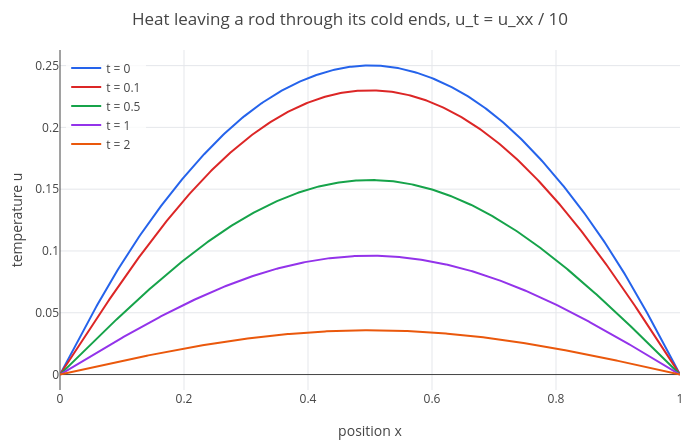

The notebook cell this image was saved under:
### Markdown cell above
## 2. The heat equation on a rod

Sums of modes are solutions too, since the equation is linear. To match an initial temperature $u(x, 0) = f(x)$, write
$f$ as a sine series (lesson 7):

$$u(x, t) = \sum_{n \ge 1} b_ne^{-kn^2\pi^2t}\sin n\pi x, \qquad b_n = 2\int_0^1 f(x)\sin n\pi x\,dx.$$

Start with $f(x) = x(1 - x)$, warm in the middle, and $k = 1/10$:

### Code cell
assume(n, integer, positive);
bn = 2*int(x*(1 - x)*sin(n*pi*x), x, 0, 1)
u = sum(bn*exp(-n^2*pi^2*t/10)*sin(n*pi*x), n, 1, 9);
p = plot(subs(u, t, 0), subs(u, t, 0.1), subs(u, t, 0.5), subs(u, t, 1), subs(u, t, 2), x, 0, 1);
p = legend(p, "t = 0", "t = 0.1", "t = 0.5", "t = 1", "t = 2");
labels(title(p, "Heat leaving a rod through its cold ends, u_t = u_xx / 10"), "position x", "temperature u")

### Figure 1 — Plotly figure (JSON) as saved in the notebook; plotly's stock layout.template omitted (floating-point values rounded to 4 significant figures; data arrays with more than 128 entries replaced by an {"elided": "..."} marker saying what was removed)
{"data": [{"line": {"color": "#2563eb", "width": 2}, "mode": "lines", "name": "t = 0", "type": "scatter", "x": {"elided": "402 float values"}, "y": {"elided": "402 float values"}}, {"line": {"color": "#dc2626", "width": 2}, "mode": "lines", "name": "t = 0.1", "type": "scatter", "x": {"elided": "402 float values"}, "y": {"elided": "402 float values"}}, {"line": {"color": "#16a34a", "width": 2}, "mode": "lines", "name": "t = 0.5", "type": "scatter", "x": {"elided": "402 float values"}, "y": {"elided": "402 float values"}}, {"line": {"color": "#9333ea", "width": 2}, "mode": "lines", "name": "t = 1", "type": "scatter", "x": {"elided": "402 float values"}, "y": {"elided": "402 float values"}}, {"line": {"color": "#ea580c", "width": 2}, "mode": "lines", "name": "t = 2", "type": "scatter", "x": {"elided": "402 float values"}, "y": {"elided": "402 float values"}}], "layout": {"height": 440, "legend": {"bgcolor": "rgba(255,255,255,0.8)", "x": 0.01, "xanchor": "left", "y": 0.99, "yanchor": "top"}, "margin": {"b": 50, "l": 60, "r": 20, "t": 50}, "showlegend": true, "title": {"text": "Heat leaving a rod through its cold ends, u_t = u_xx / 10"}, "width": 700, "xaxis": {"range": [0, 1], "title": {"text": "position x"}, "zeroline": true}, "yaxis": {"range": [-0.01251, 0.2626], "title": {"text": "temperature u"}, "zeroline": true}}}
